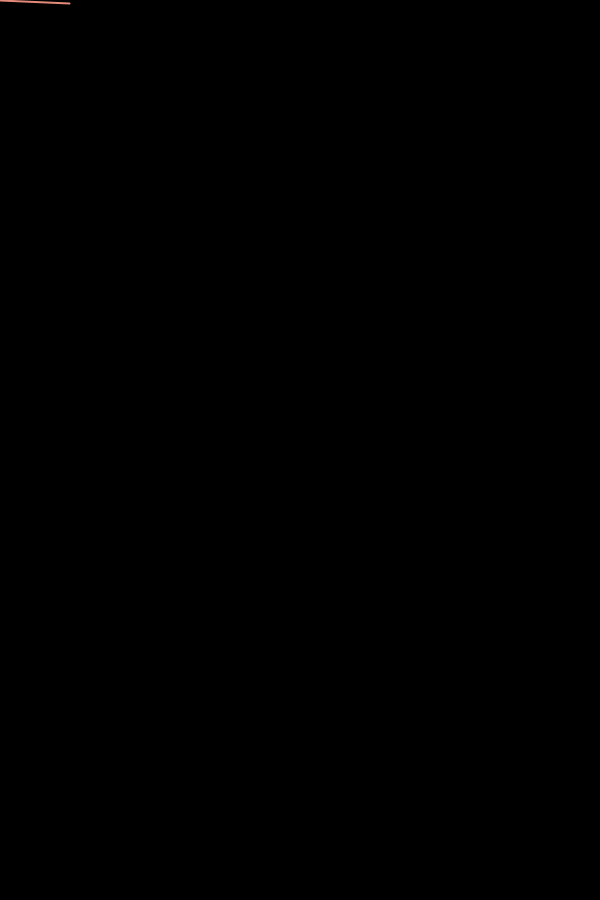
Frame 1 (no input)
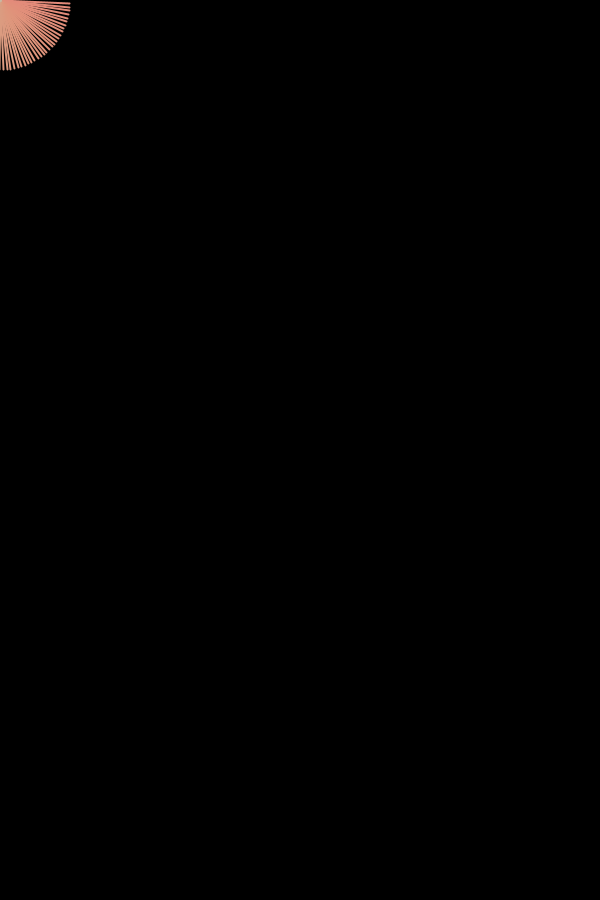
Frame 60 (the mouse pressed at the canvas centre just before this capture)
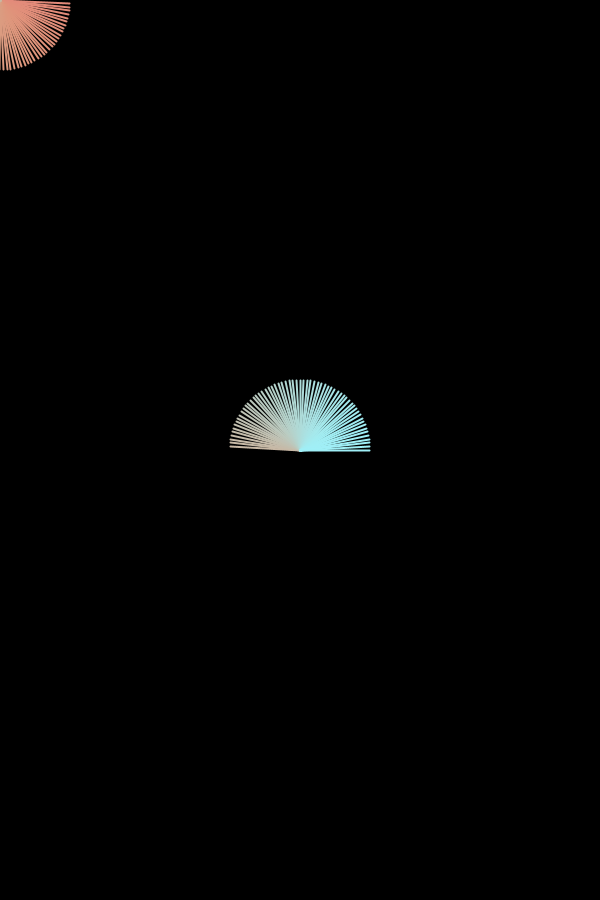
Frame 120 (the mouse held since frame 60 and released just before this capture)

The Processing sketch that drew these frames (run headless with seeded random() and noise(); from frame 60 on, the mouse is pressed at the canvas centre):

// Processing sketch: Brush_HW_2___orange_rotating_lines
// ── Brush_HW_2___orange_rotating_lines.pde
color brushColor = #FFFFFF;  // white to start
color col1 = #ff4d6d;        //  pink
color col2 = #9bf6ff;        //  blue
color col3 = #ff6b35;        //  orange
int screenshotCount = 1;


void setup() {
  size(600, 900);
  background(0);
  frameRate(30);
}

void draw() {
  
   // --- Fade effect (semi-transparent white overlay instead of clearing background) ---
  //fill(0, 2);
  //rect(0, 0, 700, 900);



  translate(mouseX, mouseY);        // move anchor to mouse
  rotate(radians(frameCount * 3));  // spin a little each frame
  
float t = (sin(frameCount * 0.02) + 1) / 2.0;
float t2 = (sin(frameCount * 0.02 + 2.0) + 1) / 2.0;  // offset by 2.0
color ca = lerpColor(col1, col2, t);
color cb = lerpColor(col2, col3, t2);  // t2 instead of t
color c = lerpColor(ca, cb, t);
stroke(c);
  strokeWeight(2);
  line(0, 0, 70, 0);                // line FROM center outward
}


void keyPressed() {
  if (key == 'q') { noLoop(); }   // pause   
  if (key == 'w') { loop(); }     // resume
                                  // or press alt to keep the loop 
                                  // going but stop following the mouse
  if (key == 'r') { background(0); }    // reset black
  if (key == 'e') { background(255); }  // reset white
  

 if (key == ' ') {
  save("screenshot" + screenshotCount + ".jpeg");
  screenshotCount = screenshotCount + 1;
 }
}
